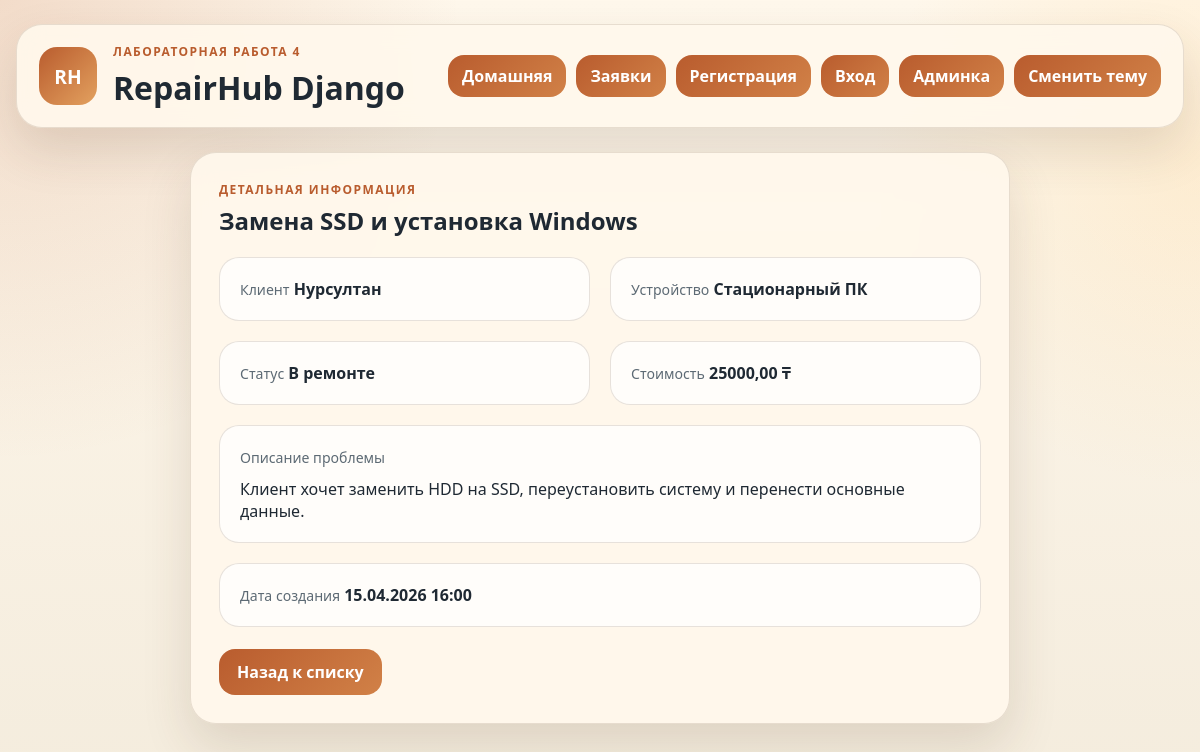
Page /requests/2/ on the committed database.
### accounts/models.py (models this page shows, shortened)
class ServiceRequest(models.Model):
    DEVICE_CHOICES = [
        ("pc", "Стационарный ПК"),
        ("laptop", "Ноутбук"),
        ("monoblock", "Моноблок"),
        ("other", "Другое устройство"),
    ]
    STATUS_CHOICES = [
        ("new", "Новая"),
        ("diagnostic", "Диагностика"),
        ("repair", "В ремонте"),
        ("done", "Завершена"),
    ]
    title = models.CharField(max_length=120, verbose_name="Название заявки")
    customer_name = models.CharField(max_length=120, verbose_name="Имя клиента")
    device_type = models.CharField(max_length=20, choices=DEVICE_CHOICES, verbose_name="Тип устройства")
    problem_description = models.TextField(verbose_name="Описание проблемы")
    estimated_price = models.DecimalField(max_digits=10, decimal_places=2, verbose_name="Оценочная стоимость")
    status = models.CharField(max_length=20, choices=STATUS_CHOICES, default="new", verbose_name="Статус")
    created_at = models.DateTimeField(auto_now_add=True, verbose_name="Дата создания")
    class Meta:
        ordering = ["-created_at"]
        verbose_name = "Заявка на ремонт"
        verbose_name_plural = "Заявки на ремонт"

### accounts/views.py (the view)
# urls.py: path("requests/<int:request_id>/", service_request_detail, name="service_request_detail"),
def service_request_detail(request, request_id):
    service_request = get_object_or_404(ServiceRequest, id=request_id)
    return render(
        request,
        "accounts/service_request_detail.html",
        {"service_request": service_request},
    )

### templates/accounts/service_request_detail.html (shortened to what this page needs)
{% extends "base.html" %}
{% block content %}
<main class="single-column">
    <section class="section-card detail-card">
        <p class="eyebrow">Детальная информация</p>
        <h2>{{ service_request.title }}</h2>
        <div class="detail-grid">
            <div class="detail-item">
                <span>Клиент</span>
                <strong>{{ service_request.customer_name }}</strong>
            </div>
            <div class="detail-item">
                <span>Устройство</span>
                <strong>{{ service_request.get_device_type_display }}</strong>
            </div>
            <div class="detail-item">
                <span>Статус</span>
                <strong>{{ service_request.get_status_display }}</strong>
            </div>
            <div class="detail-item">
                <span>Стоимость</span>
                <strong>{{ service_request.estimated_price }} ₸</strong>
            </div>
            <div class="detail-item detail-item-wide">
                <span>Описание проблемы</span>
                <p>{{ service_request.problem_description }}</p>
            </div>
            <div class="detail-item detail-item-wide">
                <span>Дата создания</span>
                <strong>{{ service_request.created_at|date:"d.m.Y H:i" }}</strong>
            </div>
        </div>
        <div class="hero-actions">
            <a class="button-link" href="{% url 'service_requests' %}">Назад к списку</a>
        </div>
    </section>
</main>
{% endblock %}

### static/django/css/site.css (style rules this page uses)
:root { --bg: #f5efe4; --surface: rgba(255, 248, 236, 0.92); --surface-strong: #fffdfa; --text: #1f2933; --muted: #5d6a74; --line: rgba(104, 84, 55, 0.16); --accent: #b95c2e; --accent-dark: #934520; --shadow: 0 22px 50px rgba(76, 53, 31, 0.14); --success: #2f855a; --error: #c05645; }
* { box-sizing: border-box; }
body { margin: 0; min-height: 100vh; font-family: "Trebuchet MS", "Segoe UI", sans-serif; color: var(--text); background: radial-gradient(circle at top left, rgba(185, 92, 46, 0.18), transparent 32%), radial-gradient(circle at right 20%, rgba(255, 212, 146, 0.28), transparent 24%), linear-gradient(180deg, #fff8ec 0%, #f4ecdd 100%); }
a { color: inherit; text-decoration: none; }
.site-header, .section-card, .hero-card, .message-card { border: 1px solid var(--line); border-radius: 26px; background: var(--surface); box-shadow: var(--shadow); backdrop-filter: blur(12px); }
.brand h1, .hero-card h2, .section-card h2, .section-card h3 { margin: 0; }
.eyebrow { margin: 0 0 6px; color: var(--accent); text-transform: uppercase; letter-spacing: 0.12em; font-size: 0.75rem; font-weight: 700; }
.site-nav a, .button-link, button, .theme-toggle { display: inline-flex; align-items: center; justify-content: center; min-height: 46px; padding: 12px 18px; border-radius: 16px; border: none; background: linear-gradient(135deg, var(--accent), #d18147); color: #fff; font: inherit; font-weight: 700; cursor: pointer; }
.hero-actions { display: flex; flex-wrap: wrap; gap: 12px; margin-top: 22px; }
.info-panel, .content-grid, .profile-layout, .request-grid, .detail-grid { display: grid; gap: 20px; }
.request-card, .detail-item { display: block; padding: 20px; border: 1px solid var(--line); border-radius: 20px; background: var(--surface-strong); }
.request-card h3, .request-card h4, .detail-item p, .detail-item strong { margin: 10px 0 0; }
.detail-card { width: min(820px, 100%); }
.detail-grid { grid-template-columns: repeat(2, minmax(0, 1fr)); margin-top: 20px; }
.detail-item span { color: var(--muted); font-size: 0.88rem; }
.detail-item-wide { grid-column: 1 / -1; }
.section-card { padding: 28px; }
.single-column { display: grid; place-items: center; }

### rows in the picture
ServiceRequest: title "Замена SSD и установка Windows", customer_name "Нурсултан", device_type "Стационарный ПК", status "В ремонте", estimated_price "25000,00", problem_description "Клиент хочет заменить HDD на SSD, переустановить систему и перенести основные данные.", created_at "15.04.2026 16:00"
